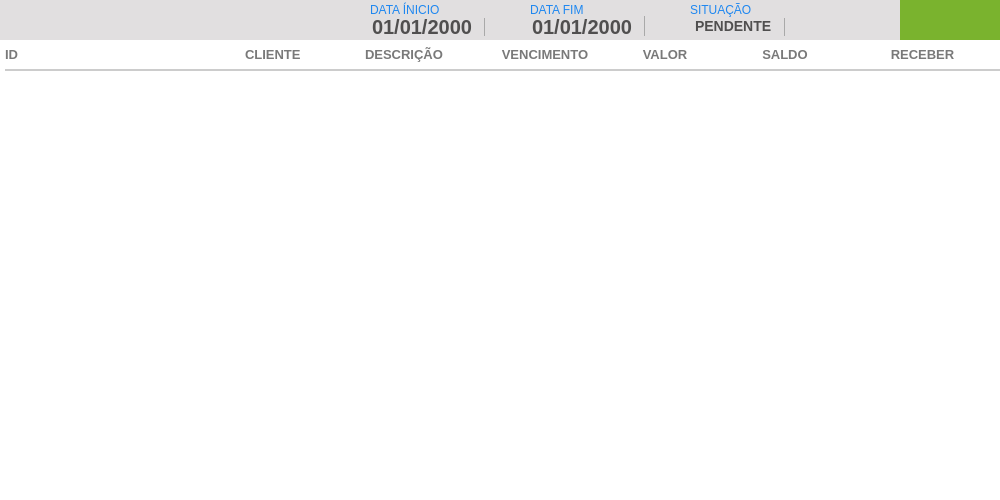
<?xml version="1.0" encoding="UTF-8"?>
<ui version="4.0">
 <class>ct_AReceber</class>
 <widget class="QFrame" name="ct_AReceber">
  <property name="geometry">
   <rect>
    <x>0</x>
    <y>0</y>
    <width>1000</width>
    <height>500</height>
   </rect>
  </property>
  <property name="windowTitle">
   <string>Frame</string>
  </property>
  <property name="styleSheet">
   <string notr="true">border: none;
background: #FFF</string>
  </property>
  <widget class="QFrame" name="fr_AReceber">
   <property name="geometry">
    <rect>
     <x>0</x>
     <y>0</y>
     <width>1000</width>
     <height>500</height>
    </rect>
   </property>
   <property name="frameShape">
    <enum>QFrame::StyledPanel</enum>
   </property>
   <property name="frameShadow">
    <enum>QFrame::Raised</enum>
   </property>
   <widget class="QFrame" name="fr_TopoMenuAReceber">
    <property name="geometry">
     <rect>
      <x>0</x>
      <y>0</y>
      <width>1000</width>
      <height>40</height>
     </rect>
    </property>
    <property name="styleSheet">
     <string notr="true">background:#E1DFE0;
border: none;</string>
    </property>
    <widget class="QPushButton" name="bt_Busca">
     <property name="geometry">
      <rect>
       <x>820</x>
       <y>5</y>
       <width>30</width>
       <height>30</height>
      </rect>
     </property>
     <property name="font">
      <font>
       <family>Arial</family>
      </font>
     </property>
     <property name="cursor">
      <cursorShape>PointingHandCursor</cursorShape>
     </property>
     <property name="focusPolicy">
      <enum>Qt::NoFocus</enum>
     </property>
     <property name="contextMenuPolicy">
      <enum>Qt::NoContextMenu</enum>
     </property>
     <property name="toolTip">
      <string>BUSCAR</string>
     </property>
     <property name="styleSheet">
      <string notr="true"/>
     </property>
     <property name="text">
      <string/>
     </property>
    </widget>
    <widget class="QPushButton" name="bt_Print">
     <property name="geometry">
      <rect>
       <x>860</x>
       <y>5</y>
       <width>30</width>
       <height>30</height>
      </rect>
     </property>
     <property name="font">
      <font>
       <family>Arial</family>
      </font>
     </property>
     <property name="cursor">
      <cursorShape>PointingHandCursor</cursorShape>
     </property>
     <property name="focusPolicy">
      <enum>Qt::NoFocus</enum>
     </property>
     <property name="contextMenuPolicy">
      <enum>Qt::NoContextMenu</enum>
     </property>
     <property name="toolTip">
      <string>IMPRIMIR</string>
     </property>
     <property name="text">
      <string/>
     </property>
    </widget>
    <widget class="QDateEdit" name="dt_Inicio">
     <property name="geometry">
      <rect>
       <x>370</x>
       <y>16</y>
       <width>140</width>
       <height>20</height>
      </rect>
     </property>
     <property name="styleSheet">
      <string notr="true">QDateEdit {
background: #E1DFE0;
border: none;
font-family: &quot;Arial&quot;;
font-size: 20px;
font-weight: bold;
color: rgb(80,79,79)
}
 QDateEdit::drop-down {
     subcontrol-origin: padding;
     subcontrol-position: top right;
     width: 25px;
     border-left-width: 1px;
     border-left-color: darkgray;
     border-left-style: solid; /* just a single line */
     border-top-right-radius: 3px; /* same radius as the QComboBox */
     border-bottom-right-radius: 3px;
 }
QDateEdit::down-arrow {
     image: url(Images/down.png);
 }</string>
     </property>
     <property name="displayFormat">
      <string>dd/MM/yyyy</string>
     </property>
     <property name="calendarPopup">
      <bool>true</bool>
     </property>
    </widget>
    <widget class="QLabel" name="lb_FormVenda_25">
     <property name="geometry">
      <rect>
       <x>370</x>
       <y>2</y>
       <width>120</width>
       <height>16</height>
      </rect>
     </property>
     <property name="styleSheet">
      <string notr="true">QLabel{
font-size: 12px;
font-family: &quot;Arial Unicode MS&quot;;

color:#1E87F0;
border: none;
}</string>
     </property>
     <property name="text">
      <string>DATA ÍNICIO</string>
     </property>
    </widget>
    <widget class="QLabel" name="lb_FormVenda_26">
     <property name="geometry">
      <rect>
       <x>530</x>
       <y>2</y>
       <width>120</width>
       <height>16</height>
      </rect>
     </property>
     <property name="styleSheet">
      <string notr="true">QLabel{
font-size: 12px;
font-family: &quot;Arial Unicode MS&quot;;

color:#1E87F0;
border: none;
}</string>
     </property>
     <property name="text">
      <string>DATA FIM</string>
     </property>
    </widget>
    <widget class="QDateEdit" name="dt_Fim">
     <property name="geometry">
      <rect>
       <x>530</x>
       <y>16</y>
       <width>140</width>
       <height>20</height>
      </rect>
     </property>
     <property name="styleSheet">
      <string notr="true">QDateEdit {
background: #E1DFE0;
border: none;
font-family: &quot;Arial&quot;;
font-size: 20px;
font-weight: bold;
color: rgb(80,79,79)
}
 QDateEdit::drop-down {
     subcontrol-origin: padding;
     subcontrol-position: top right;
     width: 25px;
     border-left-width: 1px;
     border-left-color: darkgray;
     border-left-style: solid; /* just a single line */
     border-top-right-radius: 3px; /* same radius as the QComboBox */
     border-bottom-right-radius: 3px;
 }
QDateEdit::down-arrow {
     image: url(Images/down.png);
 }</string>
     </property>
     <property name="displayFormat">
      <string>dd/MM/yyyy</string>
     </property>
     <property name="calendarPopup">
      <bool>true</bool>
     </property>
    </widget>
    <widget class="QComboBox" name="cb_Situacao">
     <property name="geometry">
      <rect>
       <x>690</x>
       <y>16</y>
       <width>120</width>
       <height>20</height>
      </rect>
     </property>
     <property name="styleSheet">
      <string notr="true">QComboBox{
background: #E1DFE0;
border: none;
font-family: &quot;Arial&quot;;
font-size: 14px;
font-weight: bold;
color: rgb(80,79,79)
}
 QComboBox::drop-down {
     subcontrol-origin: padding;
     subcontrol-position: top right;
     width: 25px;
     border-left-width: 1px;
     border-left-color: darkgray;
     border-left-style: solid; /* just a single line */
     border-top-right-radius: 3px; /* same radius as the QComboBox */
     border-bottom-right-radius: 3px;
 }
QComboBox::down-arrow {
     image: url(Images/down.png);
 }
</string>
     </property>
     <item>
      <property name="text">
       <string>PENDENTE</string>
      </property>
     </item>
     <item>
      <property name="text">
       <string>RECEBIDO</string>
      </property>
     </item>
    </widget>
    <widget class="QLabel" name="lb_FormVenda_29">
     <property name="geometry">
      <rect>
       <x>690</x>
       <y>2</y>
       <width>120</width>
       <height>16</height>
      </rect>
     </property>
     <property name="styleSheet">
      <string notr="true">QLabel{
font-size: 12px;
font-family: &quot;Arial Unicode MS&quot;;

color:#1E87F0;
border: none;
}</string>
     </property>
     <property name="text">
      <string>SITUAÇÃO</string>
     </property>
    </widget>
    <widget class="QPushButton" name="bt_AddConta">
     <property name="geometry">
      <rect>
       <x>900</x>
       <y>0</y>
       <width>100</width>
       <height>40</height>
      </rect>
     </property>
     <property name="cursor">
      <cursorShape>PointingHandCursor</cursorShape>
     </property>
     <property name="focusPolicy">
      <enum>Qt::NoFocus</enum>
     </property>
     <property name="contextMenuPolicy">
      <enum>Qt::ActionsContextMenu</enum>
     </property>
     <property name="styleSheet">
      <string notr="true">QPushButton {
background-color: #7AB32E;
 }
QPushButton:hover{
background-color: #40a286
}</string>
     </property>
     <property name="text">
      <string/>
     </property>
    </widget>
   </widget>
   <widget class="QTableWidget" name="tb_AReceber">
    <property name="geometry">
     <rect>
      <x>0</x>
      <y>40</y>
      <width>1000</width>
      <height>455</height>
     </rect>
    </property>
    <property name="cursor" stdset="0">
     <cursorShape>PointingHandCursor</cursorShape>
    </property>
    <property name="focusPolicy">
     <enum>Qt::WheelFocus</enum>
    </property>
    <property name="styleSheet">
     <string notr="true">QTableView{
color: #797979;
font-weight: bold;
font-size: 13px;
background: #FFF;
padding: 0 0 0 5px;
}
QHeaderView:section{
background: #FFF;
padding: 5px 0 ;
font-size: 13px;
font-family: &quot;Arial&quot;;
font-weight: bold;
color: #797979;
border: none;
border-bottom: 2px solid #CCC;
}
QTableView::item {
border-bottom: 2px solid #CCC;
padding: 2px;
}

</string>
    </property>
    <property name="frameShape">
     <enum>QFrame::NoFrame</enum>
    </property>
    <property name="frameShadow">
     <enum>QFrame::Plain</enum>
    </property>
    <property name="autoScrollMargin">
     <number>20</number>
    </property>
    <property name="editTriggers">
     <set>QAbstractItemView::NoEditTriggers</set>
    </property>
    <property name="tabKeyNavigation">
     <bool>false</bool>
    </property>
    <property name="showDropIndicator" stdset="0">
     <bool>false</bool>
    </property>
    <property name="dragDropOverwriteMode">
     <bool>false</bool>
    </property>
    <property name="selectionMode">
     <enum>QAbstractItemView::NoSelection</enum>
    </property>
    <property name="selectionBehavior">
     <enum>QAbstractItemView::SelectRows</enum>
    </property>
    <property name="showGrid">
     <bool>false</bool>
    </property>
    <property name="cornerButtonEnabled">
     <bool>false</bool>
    </property>
    <property name="rowCount">
     <number>0</number>
    </property>
    <attribute name="horizontalHeaderDefaultSectionSize">
     <number>120</number>
    </attribute>
    <attribute name="horizontalHeaderStretchLastSection">
     <bool>true</bool>
    </attribute>
    <attribute name="verticalHeaderVisible">
     <bool>false</bool>
    </attribute>
    <attribute name="verticalHeaderCascadingSectionResizes">
     <bool>true</bool>
    </attribute>
    <attribute name="verticalHeaderDefaultSectionSize">
     <number>50</number>
    </attribute>
    <column>
     <property name="text">
      <string>ID</string>
     </property>
     <property name="font">
      <font>
       <family>Segoe UI</family>
       <pointsize>10</pointsize>
       <weight>75</weight>
       <bold>true</bold>
      </font>
     </property>
     <property name="textAlignment">
      <set>AlignLeading|AlignVCenter</set>
     </property>
     <property name="background">
      <color alpha="0">
       <red>0</red>
       <green>0</green>
       <blue>0</blue>
      </color>
     </property>
     <property name="foreground">
      <brush brushstyle="SolidPattern">
       <color alpha="255">
        <red>80</red>
        <green>79</green>
        <blue>79</blue>
       </color>
      </brush>
     </property>
    </column>
    <column>
     <property name="text">
      <string/>
     </property>
    </column>
    <column>
     <property name="text">
      <string>CLIENTE</string>
     </property>
     <property name="font">
      <font>
       <family>Segoe UI</family>
       <pointsize>10</pointsize>
       <weight>75</weight>
       <bold>true</bold>
      </font>
     </property>
     <property name="textAlignment">
      <set>AlignLeading|AlignVCenter</set>
     </property>
     <property name="foreground">
      <brush brushstyle="SolidPattern">
       <color alpha="255">
        <red>80</red>
        <green>79</green>
        <blue>79</blue>
       </color>
      </brush>
     </property>
    </column>
    <column>
     <property name="text">
      <string>DESCRIÇÃO</string>
     </property>
     <property name="font">
      <font>
       <family>Segoe UI</family>
       <pointsize>10</pointsize>
       <weight>75</weight>
       <bold>true</bold>
      </font>
     </property>
     <property name="textAlignment">
      <set>AlignLeading|AlignVCenter</set>
     </property>
     <property name="foreground">
      <brush brushstyle="SolidPattern">
       <color alpha="255">
        <red>80</red>
        <green>79</green>
        <blue>79</blue>
       </color>
      </brush>
     </property>
    </column>
    <column>
     <property name="text">
      <string>VENCIMENTO</string>
     </property>
     <property name="font">
      <font>
       <family>Segoe UI</family>
       <pointsize>10</pointsize>
       <weight>75</weight>
       <bold>true</bold>
      </font>
     </property>
     <property name="textAlignment">
      <set>AlignCenter</set>
     </property>
     <property name="foreground">
      <brush brushstyle="SolidPattern">
       <color alpha="255">
        <red>80</red>
        <green>79</green>
        <blue>79</blue>
       </color>
      </brush>
     </property>
    </column>
    <column>
     <property name="text">
      <string>VALOR</string>
     </property>
     <property name="font">
      <font>
       <family>Segoe UI</family>
       <pointsize>10</pointsize>
       <weight>75</weight>
       <bold>true</bold>
      </font>
     </property>
     <property name="textAlignment">
      <set>AlignCenter</set>
     </property>
     <property name="foreground">
      <brush brushstyle="SolidPattern">
       <color alpha="255">
        <red>80</red>
        <green>79</green>
        <blue>79</blue>
       </color>
      </brush>
     </property>
    </column>
    <column>
     <property name="text">
      <string>SALDO</string>
     </property>
     <property name="font">
      <font>
       <family>Segoe UI</family>
       <pointsize>10</pointsize>
       <weight>75</weight>
       <bold>true</bold>
      </font>
     </property>
     <property name="textAlignment">
      <set>AlignCenter</set>
     </property>
     <property name="foreground">
      <brush brushstyle="SolidPattern">
       <color alpha="255">
        <red>80</red>
        <green>79</green>
        <blue>79</blue>
       </color>
      </brush>
     </property>
    </column>
    <column>
     <property name="text">
      <string>RECEBER</string>
     </property>
     <property name="font">
      <font>
       <family>Segoe UI</family>
       <pointsize>10</pointsize>
       <weight>75</weight>
       <bold>true</bold>
      </font>
     </property>
     <property name="textAlignment">
      <set>AlignCenter</set>
     </property>
     <property name="foreground">
      <brush brushstyle="SolidPattern">
       <color alpha="255">
        <red>80</red>
        <green>79</green>
        <blue>79</blue>
       </color>
      </brush>
     </property>
    </column>
   </widget>
  </widget>
 </widget>
 <resources/>
 <connections/>
</ui>
